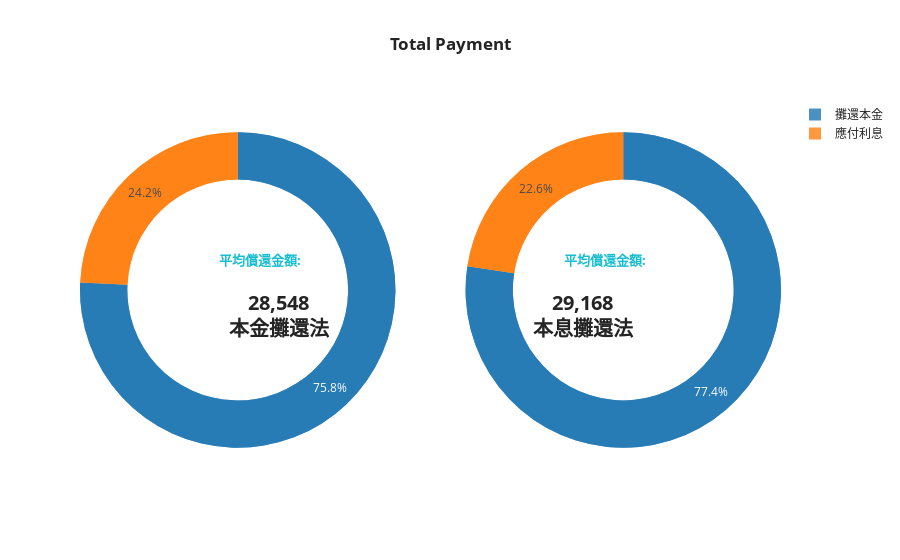

The code cell stored with this chart in its notebook:
### Code cell
from plotly.subplots import make_subplots

fig = make_subplots(rows=1, cols=len({k for k in pie_data.keys() if k != df_schema.level_2.PAYMENT}), specs=[[{'type':'domain'}, {'type':'domain'}]])

for col, name in enumerate({k for k in pie_data.keys() if k != df_schema.level_2.PAYMENT}):
    for label in pie_data[name]['labels']:
        fig.add_trace(
            px.pie(
                pie_data[name], 
                values='values', 
                names='labels', 
                title=name, 
                opacity= .8,
                color= 'labels',
                color_discrete_sequence= px.colors.qualitative.D3,
                ).data[0], 
                1, 
                col + 1,
        )
fig.update_traces(
    hole= .7,
    hoverinfo="label+percent+name"
)
fig.update_layout(
    title_text="<b>Total Payment</b>", 
    template= 'seaborn',
    annotations=[
        dict(
            text= f"""
                    <b>{round(pie_data[df_schema.level_2.PAYMENT][name][0] // len(memory['data'])): ,}</b>
                     <br><b>{name}</b><br>
            """,
            align='center', 
            x= 0.08 + 0.84 * n,
            y=0.4, 
            xref='paper', # [paper, x, x2, x3]
            font_size=20, 
            showarrow=False,
            ax=0,
            ay=0
            ) 
            for n, name in enumerate([k for k in pie_data.keys() if k != df_schema.level_2.PAYMENT])
    ] + [dict(
            text= """<b>平均償還金額:</b><br>""",
            x= 0.195 + 0.615 * n,
            y=0.58,
            font_size=13,
            showarrow=False,
            ax=0,
            ay=0,
            font_color= px.colors.qualitative.D3[9],
        ) for n in range(len([k for k in pie_data.keys() if k != df_schema.level_2.PAYMENT]))],
    # showlegend=False
)

fig.show()

### Figure 1 — Plotly figure (JSON) as saved in the notebook; plotly's stock layout.template omitted (floating-point values rounded to 4 significant figures)
{"data": [{"customdata": [["攤還本金"], ["應付利息"]], "domain": {"x": [0, 0.45], "y": [0, 1]}, "hole": 0.7, "hoverinfo": "label+percent+name", "hovertemplate": "labels=%{customdata[0]}<br>value=%{value}<extra></extra>", "labels": ["攤還本金", "應付利息"], "legendgroup": "", "marker": {"colors": ["#1F77B4", "#FF7F0E"]}, "name": "", "opacity": 0.8, "showlegend": true, "type": "pie", "values": [8000000, 2558837]}, {"customdata": [["攤還本金"], ["應付利息"]], "domain": {"x": [0, 0.45], "y": [0, 1]}, "hole": 0.7, "hoverinfo": "label+percent+name", "hovertemplate": "labels=%{customdata[0]}<br>value=%{value}<extra></extra>", "labels": ["攤還本金", "應付利息"], "legendgroup": "", "marker": {"colors": ["#1F77B4", "#FF7F0E"]}, "name": "", "opacity": 0.8, "showlegend": true, "type": "pie", "values": [8000000, 2558837]}, {"customdata": [["攤還本金"], ["應付利息"]], "domain": {"x": [0.55, 1], "y": [0, 1]}, "hole": 0.7, "hoverinfo": "label+percent+name", "hovertemplate": "labels=%{customdata[0]}<br>value=%{value}<extra></extra>", "labels": ["攤還本金", "應付利息"], "legendgroup": "", "marker": {"colors": ["#1F77B4", "#FF7F0E"]}, "name": "", "opacity": 0.8, "showlegend": true, "type": "pie", "values": [8000000, 2334467]}, {"customdata": [["攤還本金"], ["應付利息"]], "domain": {"x": [0.55, 1], "y": [0, 1]}, "hole": 0.7, "hoverinfo": "label+percent+name", "hovertemplate": "labels=%{customdata[0]}<br>value=%{value}<extra></extra>", "labels": ["攤還本金", "應付利息"], "legendgroup": "", "marker": {"colors": ["#1F77B4", "#FF7F0E"]}, "name": "", "opacity": 0.8, "showlegend": true, "type": "pie", "values": [8000000, 2334467]}], "layout": {"annotations": [{"align": "center", "ax": 0, "ay": 0, "font": {"size": 20}, "showarrow": false, "text": "\n                    <b> 28,548</b>\n                     <br><b>本金攤還法</b><br>\n            ", "x": 0.08, "xref": "paper", "y": 0.4}, {"align": "center", "ax": 0, "ay": 0, "font": {"size": 20}, "showarrow": false, "text": "\n                    <b> 29,168</b>\n                     <br><b>本息攤還法</b><br>\n            ", "x": 0.92, "xref": "paper", "y": 0.4}, {"ax": 0, "ay": 0, "font": {"color": "#17BECF", "size": 13}, "showarrow": false, "text": "<b>平均償還金額:</b><br>", "x": 0.195, "y": 0.58}, {"ax": 0, "ay": 0, "font": {"color": "#17BECF", "size": 13}, "showarrow": false, "text": "<b>平均償還金額:</b><br>", "x": 0.81, "y": 0.58}], "title": {"text": "<b>Total Payment</b>"}}}
